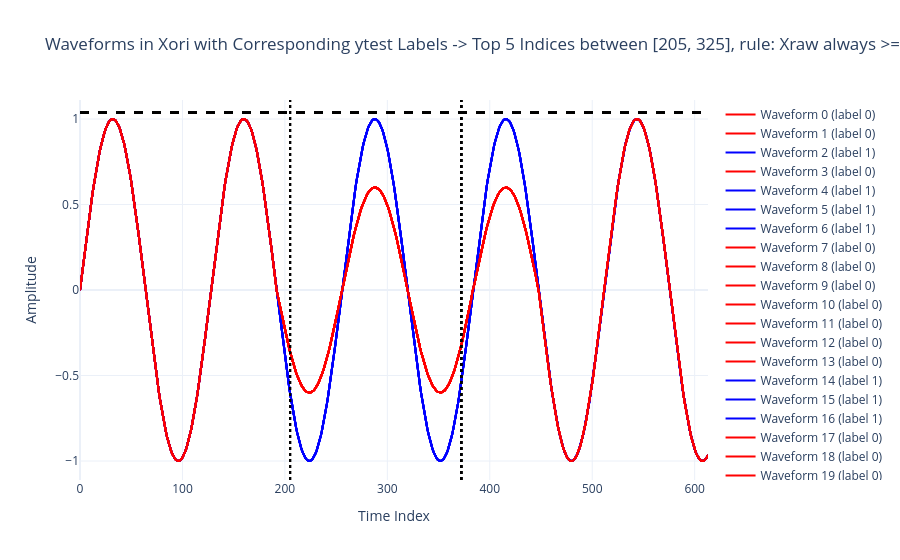

Notebook cell for this chart:
### Code cell
#
fig = go.Figure()

# Use red for label 1 and blue for label 0 (update colors as desired)
for i in range(Xori.shape[0]):
    label = int(ytest[i])
    color = 'blue' if label == 1 else 'red'
    fig.add_trace(go.Scatter(
        x=np.arange(Xori.shape[1]),
        y=Xori[i],
        mode='lines',
        name=f'Waveform {i} (label {label})',
        line=dict(color=color)
    ))
    fig.add_hline(y=1.0390085, line=dict(color='black', dash='dash'))
    fig.add_vline(x=205, line=dict(color='black', dash='dot'))
    fig.add_vline(x=372, line=dict(color='black', dash='dot'))

fig.update_layout(
    title="Waveforms in Xori with Corresponding ytest Labels -> Top 5 Indices between [205, 325], rule: Xraw always >= 1.0390085",
    xaxis_title="Time Index",
    yaxis_title="Amplitude",
    template="plotly_white"
)
fig.show()

### Figure 1 — Plotly figure (JSON) as saved in the notebook; plotly's stock layout.template omitted (floating-point values rounded to 4 significant figures; data arrays with more than 128 entries replaced by an {"elided": "..."} marker saying what was removed)
{"data": [{"line": {"color": "red"}, "mode": "lines", "name": "Waveform 0 (label 0)", "type": "scatter", "x": {"elided": "614 int values"}, "y": {"elided": "614 float values"}}, {"line": {"color": "red"}, "mode": "lines", "name": "Waveform 1 (label 0)", "type": "scatter", "x": {"elided": "614 int values"}, "y": {"elided": "614 float values"}}, {"line": {"color": "blue"}, "mode": "lines", "name": "Waveform 2 (label 1)", "type": "scatter", "x": {"elided": "614 int values"}, "y": {"elided": "614 float values"}}, {"line": {"color": "red"}, "mode": "lines", "name": "Waveform 3 (label 0)", "type": "scatter", "x": {"elided": "614 int values"}, "y": {"elided": "614 float values"}}, {"line": {"color": "blue"}, "mode": "lines", "name": "Waveform 4 (label 1)", "type": "scatter", "x": {"elided": "614 int values"}, "y": {"elided": "614 float values"}}, {"line": {"color": "blue"}, "mode": "lines", "name": "Waveform 5 (label 1)", "type": "scatter", "x": {"elided": "614 int values"}, "y": {"elided": "614 float values"}}, {"line": {"color": "blue"}, "mode": "lines", "name": "Waveform 6 (label 1)", "type": "scatter", "x": {"elided": "614 int values"}, "y": {"elided": "614 float values"}}, {"line": {"color": "red"}, "mode": "lines", "name": "Waveform 7 (label 0)", "type": "scatter", "x": {"elided": "614 int values"}, "y": {"elided": "614 float values"}}, {"line": {"color": "red"}, "mode": "lines", "name": "Waveform 8 (label 0)", "type": "scatter", "x": {"elided": "614 int values"}, "y": {"elided": "614 float values"}}, {"line": {"color": "red"}, "mode": "lines", "name": "Waveform 9 (label 0)", "type": "scatter", "x": {"elided": "614 int values"}, "y": {"elided": "614 float values"}}, {"line": {"color": "red"}, "mode": "lines", "name": "Waveform 10 (label 0)", "type": "scatter", "x": {"elided": "614 int values"}, "y": {"elided": "614 float values"}}, {"line": {"color": "red"}, "mode": "lines", "name": "Waveform 11 (label 0)", "type": "scatter", "x": {"elided": "614 int values"}, "y": {"elided": "614 float values"}}, {"line": {"color": "red"}, "mode": "lines", "name": "Waveform 12 (label 0)", "type": "scatter", "x": {"elided": "614 int values"}, "y": {"elided": "614 float values"}}, {"line": {"color": "red"}, "mode": "lines", "name": "Waveform 13 (label 0)", "type": "scatter", "x": {"elided": "614 int values"}, "y": {"elided": "614 float values"}}, {"line": {"color": "blue"}, "mode": "lines", "name": "Waveform 14 (label 1)", "type": "scatter", "x": {"elided": "614 int values"}, "y": {"elided": "614 float values"}}, {"line": {"color": "blue"}, "mode": "lines", "name": "Waveform 15 (label 1)", "type": "scatter", "x": {"elided": "614 int values"}, "y": {"elided": "614 float values"}}, {"line": {"color": "blue"}, "mode": "lines", "name": "Waveform 16 (label 1)", "type": "scatter", "x": {"elided": "614 int values"}, "y": {"elided": "614 float values"}}, {"line": {"color": "red"}, "mode": "lines", "name": "Waveform 17 (label 0)", "type": "scatter", "x": {"elided": "614 int values"}, "y": {"elided": "614 float values"}}, {"line": {"color": "red"}, "mode": "lines", "name": "Waveform 18 (label 0)", "type": "scatter", "x": {"elided": "614 int values"}, "y": {"elided": "614 float values"}}, {"line": {"color": "red"}, "mode": "lines", "name": "Waveform 19 (label 0)", "type": "scatter", "x": {"elided": "614 int values"}, "y": {"elided": "614 float values"}}], "layout": {"shapes": [{"line": {"color": "black", "dash": "dash"}, "type": "line", "x0": 0, "x1": 1, "xref": "x domain", "y0": 1.039, "y1": 1.039, "yref": "y"}, {"line": {"color": "black", "dash": "dot"}, "type": "line", "x0": 205, "x1": 205, "xref": "x", "y0": 0, "y1": 1, "yref": "y domain"}, {"line": {"color": "black", "dash": "dot"}, "type": "line", "x0": 372, "x1": 372, "xref": "x", "y0": 0, "y1": 1, "yref": "y domain"}, {"line": {"color": "black", "dash": "dash"}, "type": "line", "x0": 0, "x1": 1, "xref": "x domain", "y0": 1.039, "y1": 1.039, "yref": "y"}, {"line": {"color": "black", "dash": "dot"}, "type": "line", "x0": 205, "x1": 205, "xref": "x", "y0": 0, "y1": 1, "yref": "y domain"}, {"line": {"color": "black", "dash": "dot"}, "type": "line", "x0": 372, "x1": 372, "xref": "x", "y0": 0, "y1": 1, "yref": "y domain"}, {"line": {"color": "black", "dash": "dash"}, "type": "line", "x0": 0, "x1": 1, "xref": "x domain", "y0": 1.039, "y1": 1.039, "yref": "y"}, {"line": {"color": "black", "dash": "dot"}, "type": "line", "x0": 205, "x1": 205, "xref": "x", "y0": 0, "y1": 1, "yref": "y domain"}, {"line": {"color": "black", "dash": "dot"}, "type": "line", "x0": 372, "x1": 372, "xref": "x", "y0": 0, "y1": 1, "yref": "y domain"}, {"line": {"color": "black", "dash": "dash"}, "type": "line", "x0": 0, "x1": 1, "xref": "x domain", "y0": 1.039, "y1": 1.039, "yref": "y"}, {"line": {"color": "black", "dash": "dot"}, "type": "line", "x0": 205, "x1": 205, "xref": "x", "y0": 0, "y1": 1, "yref": "y domain"}, {"line": {"color": "black", "dash": "dot"}, "type": "line", "x0": 372, "x1": 372, "xref": "x", "y0": 0, "y1": 1, "yref": "y domain"}, {"line": {"color": "black", "dash": "dash"}, "type": "line", "x0": 0, "x1": 1, "xref": "x domain", "y0": 1.039, "y1": 1.039, "yref": "y"}, {"line": {"color": "black", "dash": "dot"}, "type": "line", "x0": 205, "x1": 205, "xref": "x", "y0": 0, "y1": 1, "yref": "y domain"}, {"line": {"color": "black", "dash": "dot"}, "type": "line", "x0": 372, "x1": 372, "xref": "x", "y0": 0, "y1": 1, "yref": "y domain"}, {"line": {"color": "black", "dash": "dash"}, "type": "line", "x0": 0, "x1": 1, "xref": "x domain", "y0": 1.039, "y1": 1.039, "yref": "y"}, {"line": {"color": "black", "dash": "dot"}, "type": "line", "x0": 205, "x1": 205, "xref": "x", "y0": 0, "y1": 1, "yref": "y domain"}, {"line": {"color": "black", "dash": "dot"}, "type": "line", "x0": 372, "x1": 372, "xref": "x", "y0": 0, "y1": 1, "yref": "y domain"}, {"line": {"color": "black", "dash": "dash"}, "type": "line", "x0": 0, "x1": 1, "xref": "x domain", "y0": 1.039, "y1": 1.039, "yref": "y"}, {"line": {"color": "black", "dash": "dot"}, "type": "line", "x0": 205, "x1": 205, "xref": "x", "y0": 0, "y1": 1, "yref": "y domain"}, {"line": {"color": "black", "dash": "dot"}, "type": "line", "x0": 372, "x1": 372, "xref": "x", "y0": 0, "y1": 1, "yref": "y domain"}, {"line": {"color": "black", "dash": "dash"}, "type": "line", "x0": 0, "x1": 1, "xref": "x domain", "y0": 1.039, "y1": 1.039, "yref": "y"}, {"line": {"color": "black", "dash": "dot"}, "type": "line", "x0": 205, "x1": 205, "xref": "x", "y0": 0, "y1": 1, "yref": "y domain"}, {"line": {"color": "black", "dash": "dot"}, "type": "line", "x0": 372, "x1": 372, "xref": "x", "y0": 0, "y1": 1, "yref": "y domain"}, {"line": {"color": "black", "dash": "dash"}, "type": "line", "x0": 0, "x1": 1, "xref": "x domain", "y0": 1.039, "y1": 1.039, "yref": "y"}, {"line": {"color": "black", "dash": "dot"}, "type": "line", "x0": 205, "x1": 205, "xref": "x", "y0": 0, "y1": 1, "yref": "y domain"}, {"line": {"color": "black", "dash": "dot"}, "type": "line", "x0": 372, "x1": 372, "xref": "x", "y0": 0, "y1": 1, "yref": "y domain"}, {"line": {"color": "black", "dash": "dash"}, "type": "line", "x0": 0, "x1": 1, "xref": "x domain", "y0": 1.039, "y1": 1.039, "yref": "y"}, {"line": {"color": "black", "dash": "dot"}, "type": "line", "x0": 205, "x1": 205, "xref": "x", "y0": 0, "y1": 1, "yref": "y domain"}, {"line": {"color": "black", "dash": "dot"}, "type": "line", "x0": 372, "x1": 372, "xref": "x", "y0": 0, "y1": 1, "yref": "y domain"}, {"line": {"color": "black", "dash": "dash"}, "type": "line", "x0": 0, "x1": 1, "xref": "x domain", "y0": 1.039, "y1": 1.039, "yref": "y"}, {"line": {"color": "black", "dash": "dot"}, "type": "line", "x0": 205, "x1": 205, "xref": "x", "y0": 0, "y1": 1, "yref": "y domain"}, {"line": {"color": "black", "dash": "dot"}, "type": "line", "x0": 372, "x1": 372, "xref": "x", "y0": 0, "y1": 1, "yref": "y domain"}, {"line": {"color": "black", "dash": "dash"}, "type": "line", "x0": 0, "x1": 1, "xref": "x domain", "y0": 1.039, "y1": 1.039, "yref": "y"}, {"line": {"color": "black", "dash": "dot"}, "type": "line", "x0": 205, "x1": 205, "xref": "x", "y0": 0, "y1": 1, "yref": "y domain"}, {"line": {"color": "black", "dash": "dot"}, "type": "line", "x0": 372, "x1": 372, "xref": "x", "y0": 0, "y1": 1, "yref": "y domain"}, {"line": {"color": "black", "dash": "dash"}, "type": "line", "x0": 0, "x1": 1, "xref": "x domain", "y0": 1.039, "y1": 1.039, "yref": "y"}, {"line": {"color": "black", "dash": "dot"}, "type": "line", "x0": 205, "x1": 205, "xref": "x", "y0": 0, "y1": 1, "yref": "y domain"}, {"line": {"color": "black", "dash": "dot"}, "type": "line", "x0": 372, "x1": 372, "xref": "x", "y0": 0, "y1": 1, "yref": "y domain"}, {"line": {"color": "black", "dash": "dash"}, "type": "line", "x0": 0, "x1": 1, "xref": "x domain", "y0": 1.039, "y1": 1.039, "yref": "y"}, {"line": {"color": "black", "dash": "dot"}, "type": "line", "x0": 205, "x1": 205, "xref": "x", "y0": 0, "y1": 1, "yref": "y domain"}, {"line": {"color": "black", "dash": "dot"}, "type": "line", "x0": 372, "x1": 372, "xref": "x", "y0": 0, "y1": 1, "yref": "y domain"}, {"line": {"color": "black", "dash": "dash"}, "type": "line", "x0": 0, "x1": 1, "xref": "x domain", "y0": 1.039, "y1": 1.039, "yref": "y"}, {"line": {"color": "black", "dash": "dot"}, "type": "line", "x0": 205, "x1": 205, "xref": "x", "y0": 0, "y1": 1, "yref": "y domain"}, {"line": {"color": "black", "dash": "dot"}, "type": "line", "x0": 372, "x1": 372, "xref": "x", "y0": 0, "y1": 1, "yref": "y domain"}, {"line": {"color": "black", "dash": "dash"}, "type": "line", "x0": 0, "x1": 1, "xref": "x domain", "y0": 1.039, "y1": 1.039, "yref": "y"}, {"line": {"color": "black", "dash": "dot"}, "type": "line", "x0": 205, "x1": 205, "xref": "x", "y0": 0, "y1": 1, "yref": "y domain"}, {"line": {"color": "black", "dash": "dot"}, "type": "line", "x0": 372, "x1": 372, "xref": "x", "y0": 0, "y1": 1, "yref": "y domain"}, {"line": {"color": "black", "dash": "dash"}, "type": "line", "x0": 0, "x1": 1, "xref": "x domain", "y0": 1.039, "y1": 1.039, "yref": "y"}, {"line": {"color": "black", "dash": "dot"}, "type": "line", "x0": 205, "x1": 205, "xref": "x", "y0": 0, "y1": 1, "yref": "y domain"}, {"line": {"color": "black", "dash": "dot"}, "type": "line", "x0": 372, "x1": 372, "xref": "x", "y0": 0, "y1": 1, "yref": "y domain"}, {"line": {"color": "black", "dash": "dash"}, "type": "line", "x0": 0, "x1": 1, "xref": "x domain", "y0": 1.039, "y1": 1.039, "yref": "y"}, {"line": {"color": "black", "dash": "dot"}, "type": "line", "x0": 205, "x1": 205, "xref": "x", "y0": 0, "y1": 1, "yref": "y domain"}, {"line": {"color": "black", "dash": "dot"}, "type": "line", "x0": 372, "x1": 372, "xref": "x", "y0": 0, "y1": 1, "yref": "y domain"}, {"line": {"color": "black", "dash": "dash"}, "type": "line", "x0": 0, "x1": 1, "xref": "x domain", "y0": 1.039, "y1": 1.039, "yref": "y"}, {"line": {"color": "black", "dash": "dot"}, "type": "line", "x0": 205, "x1": 205, "xref": "x", "y0": 0, "y1": 1, "yref": "y domain"}, {"line": {"color": "black", "dash": "dot"}, "type": "line", "x0": 372, "x1": 372, "xref": "x", "y0": 0, "y1": 1, "yref": "y domain"}, {"line": {"color": "black", "dash": "dash"}, "type": "line", "x0": 0, "x1": 1, "xref": "x domain", "y0": 1.039, "y1": 1.039, "yref": "y"}, {"line": {"color": "black", "dash": "dot"}, "type": "line", "x0": 205, "x1": 205, "xref": "x", "y0": 0, "y1": 1, "yref": "y domain"}, {"line": {"color": "black", "dash": "dot"}, "type": "line", "x0": 372, "x1": 372, "xref": "x", "y0": 0, "y1": 1, "yref": "y domain"}], "title": {"text": "Waveforms in Xori with Corresponding ytest Labels -> Top 5 Indices between [205, 325], rule: Xraw always >= 1.0390085"}, "xaxis": {"title": {"text": "Time Index"}}, "yaxis": {"title": {"text": "Amplitude"}}}}
